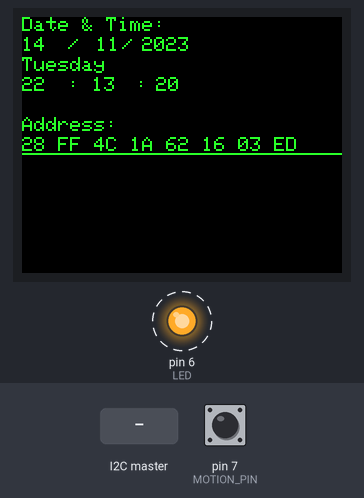
A sketch run on a simulated Arduino Uno, built with avr-gcc and run on an emulated ATmega328P. Parts: 160×128 colour display, output pins drawn as LEDs (lit = HIGH). Dashed ring = blinking. Inputs (shaded band) come from the test bench; at power-on: pin 7 (MOTION_PIN) LOW. The local clock reads 2024-03-15 10:24:30 at power-on unless the sketch sets it; what the sketch prints to the serial monitor is not drawn.

Above: at 1.2 s.
1.3 s: pin 7 (MOTION_PIN) pulled HIGH for 1 s
At 4.9 s:
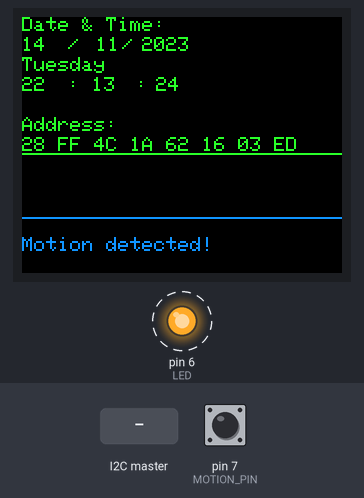
8.8 s: pin 7 (MOTION_PIN) pulled HIGH for 3.2 s
18.5 s: the I2C master sends the byte 1
At 18.9 s:
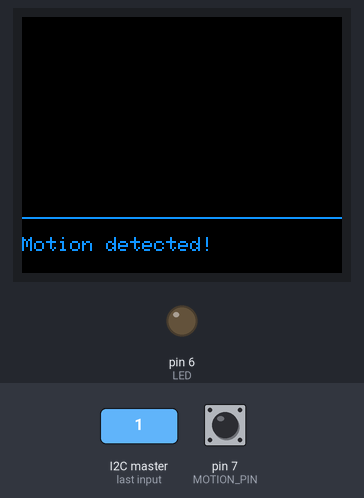
Timing chart, 0 to 21.5 s (numbered marks = the images above; inputs shaded):
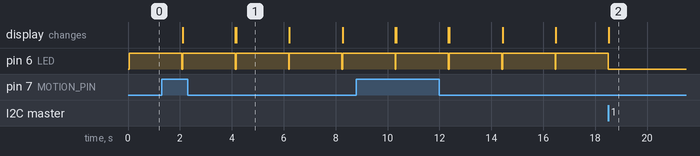

The sketch:

main_display_test.ino
```cpp
#include <RTClib.h>
#include <OneWire.h>
#include <TFT.h>
#include <SPI.h>

// pin definition for display
#define cs   10
#define dc   9
#define rst  8

OneWire  ds(5);  // Connect 1-wire sensor to pin 5
TFT TFTscreen = TFT(cs, dc, rst); // create an instance of the library
const int MOTION_PIN = 7; // Pin connected to motion detector
const byte LED = 6;

RTC_DS1307 rtc;

char daysOfTheWeek[7][12] = {
  "Sunday",
  "Monday",
  "Tuesday",
  "Wednesday",
  "Thursday",
  "Friday",
  "Saturday"
};

float sensorData = 0.0;

void timeStamp(void){
  DateTime now = rtc.now();
  // Write date and time information
  TFTscreen.text("Date & Time: \n", 0, 0);
  TFTscreen.text(String(now.day(), DEC).c_str(), 0, 10);
  TFTscreen.text("/", 23, 10);
  TFTscreen.text(String(now.month(), DEC).c_str(), 37, 10);
  TFTscreen.text("/", 50, 10);
  TFTscreen.text(String(now.year(), DEC).c_str(), 60, 10);
  TFTscreen.text(daysOfTheWeek[now.dayOfTheWeek()], 0, 20);
  TFTscreen.text(String(now.hour(), DEC).c_str(), 0, 30);
  TFTscreen.text(":", 23, 30);
  TFTscreen.text(String(now.minute(), DEC).c_str(), 35, 30);
  TFTscreen.text(":", 57, 30);
  TFTscreen.text(String(now.second(), DEC).c_str(), 67, 30);

  delay(1000); // delay 1 second
}

int getal = 0;
int temp = 0;
int hum = 0;
int x = 0;
int y = 0;
int z = 0;

bool temperatuurbool = false;
bool humiditybool = false;
bool xbool = false;
bool ybool = false;
bool zbool = false;


// Function to handle received data
void receiveEvent(int bytes,bool een,bool twee,bool drie,bool vier,bool vijf) {
  while (Wire.available()) { // While data is available to receive
    Wire.readBytes((uint8_t*)&sensorData, sizeof(sensorData)); // Read the incoming sensor data

    getal += 1;

    //Serial.println(sensorData);
    //Serial.println(getal);
    Serial.println(getal);

    switch(getal) {
      case 1:
        temp = sensorData;
        Serial.print("Temp: ");
        Serial.println(temp);

        //TFTscreen.setCursor(0, 75);
        //TFTscreen.print("Temp: 27");
        temperatuurbool = true;
        //print(temperatuurbool);


        break;

      case 2:
        hum = sensorData;
        Serial.print("Hum: ");
        Serial.println(hum);

        humiditybool = true;

        break;

      case 3:
        x = sensorData;
        Serial.print("X: ");
        Serial.println(x);

        xbool = true;

        break;

      case 4:
        y = sensorData;
        Serial.print("Y: ");
        Serial.println(y);

        ybool= true;

        break;

      case 5:
        z = sensorData;
        Serial.print("Z: ");
        Serial.println(z);
        getal = 0;

        zbool = true;

        break;

      default:
        // Handle unexpected counter value
        Serial.println("Error: Unexpected counter value.");
        break;
    }
  }
}

void updateSensorValues(void){
  TFTscreen.noStroke();
  receiveEvent(10,temperatuurbool,humiditybool,xbool,ybool,zbool);
    //print(temperatuurbool)
    if(temperatuurbool == true)
    {
      //Clear section
      TFTscreen.fill(0,0,0);
      TFTscreen.rect(30, 71, 35, 15);

      TFTscreen.setCursor(0, 74);

      TFTscreen.print("Temp: ");
      TFTscreen.print(temp);
      //temperatuurbool.clear();
      temperatuurbool = false;
    }

    if(humiditybool == true)
    {
      //Clear section
      TFTscreen.fill(0,0,0);
      TFTscreen.rect(110, 71, 35, 15);

      TFTscreen.setCursor(80, 74);

      TFTscreen.print("Hum: ");
      TFTscreen.print(hum);
      //temperatuurbool.clear();
      humiditybool = false;
    }

    if(xbool == true)
    {
      //Clear section
      TFTscreen.fill(0,0,0);
      TFTscreen.rect(14, 86, 32, 15);

      TFTscreen.setCursor(0, 90);

      TFTscreen.print("x: ");
      TFTscreen.print(x);
      //temperatuurbool.clear();
      xbool = false;
    }

    if(ybool == true)
    {
      //Clear section
      TFTscreen.fill(0,0,0);
      TFTscreen.rect(60, 86, 32, 15);

      TFTscreen.setCursor(50, 90);

      TFTscreen.print("y: ");
      TFTscreen.print(y);
      //temperatuurbool.clear();
      ybool = false;
    }

    if(zbool == true)
    {
      //Clear section
      TFTscreen.fill(0,0,0);
      TFTscreen.rect(110, 86, 42, 15);

      TFTscreen.setCursor(100, 90);

      TFTscreen.print("z: ");
      TFTscreen.print(z);
      //temperatuurbool.clear();
      zbool = false;
    }
    TFTscreen.stroke(255, 255, 255);
}

void logIButton(void) {
   byte i;
  byte present = 0;
  byte data[12];
  byte addr[8];
  updateSensorValues();
  TFTscreen.stroke(40, 255, 40);
  digitalWrite(LED, 0);

  while (ds.search(addr)) {
    Serial.print("\n\n\n");
    Serial.print("\n\Address:\n\r");

    // Clear the screen before writing new content
    TFTscreen.fill(0,0,0);
    TFTscreen.rect(-1, -1, 240, 70);

    TFTscreen.setCursor(0, 50);
    TFTscreen.print("Address: ");
    TFTscreen.setCursor(0, 60);

    for (i = 0; i < 8; i++) {
      if (addr[i] < 16) {
        Serial.print('0');
        TFTscreen.print('0');
      }
      TFTscreen.print(addr[i], HEX);
      Serial.print(addr[i], HEX);

      if (i < 7) {
        Serial.print(" ");
        TFTscreen.print(" ");
      }
    }
    TFTscreen.setCursor(0, 100);
    Serial.print("\n\n");
    digitalWrite(LED, 1);
    timeStamp();

    if (OneWire::crc8(addr, 7) != addr[7]) {
      TFTscreen.setCursor(0, 70);
      TFTscreen.print("CRC is not valid!");
      return;
    }

    delay(1000); //scan time incraments

  }
  ds.reset_search();
  return;
}

void setup() {
  Serial.begin(9600);

  pinMode(LED, OUTPUT);
  pinMode(MOTION_PIN, INPUT_PULLUP);

  //TimeStamp
  // SETUP RTC MODULE
  if (! rtc.begin()) {
    Serial.println("Couldn't find RTC");
    Serial.flush();
    while (1);
  }

  // automatically sets the RTC to the date & time on PC this sketch was compiled
  rtc.adjust(DateTime(F(__DATE__), F(__TIME__)));

  // manually sets the RTC with an explicit date & time, for example to set
  // January 21, 2021 at 3am you would call:
  // rtc.adjust(DateTime(2021, 1, 21, 3, 0, 0));

   //initialize the library
  TFTscreen.begin();

  // clear the screen with a black background
  TFTscreen.background(0, 0, 0);
  //set the text size
  TFTscreen.setTextSize(1);

  //Sensor read
  Wire.begin(8);                // Join I2C bus with address 8
  Wire.onReceive(receiveEvent); // Register event
}

void loop() {
  //Serial.print("Present I-Button...\n\r");
  logIButton();

    // set font color
  TFTscreen.stroke(255, 255, 255);

  // print Hello, World! in the middle of the screen
  //TFTscreen.text(" Onewire \n Timestamp", 0, 6);

  int proximity = digitalRead(MOTION_PIN);
  TFTscreen.line(0, 100, 200, 100);
  TFTscreen.noStroke();
    if (proximity == LOW) // If the sensor's output goes low, motion is detected
  {
    TFTscreen.stroke(20, 150, 255);
    TFTscreen.line(0, 100, 200, 100);
    Serial.println("Motion detected!");
    TFTscreen.setCursor(0, 110);
    TFTscreen.print("Motion detected!");
  }
  else
  {
    TFTscreen.line(0, 100, 200, 100);
    TFTscreen.fill(0,0,0);
    TFTscreen.rect(-1, 100, 240, 50);
    //TFTscreen.rect(0, 110, 240, 10, TFTscreen.Color565(0, 0, 0)); // Clear the area where the sentence was printed
  }
  TFTscreen.line(0, 100, 200, 100);
  TFTscreen.stroke(255, 255, 255);


}
```

Measured:
- after the input at 18.5 s, pin 6 (LED): goes on until 18.5 s, then stays LOW
- by itself, pin 6 (LED): alternates HIGH for 2.0 s and LOW for 0.03 s
